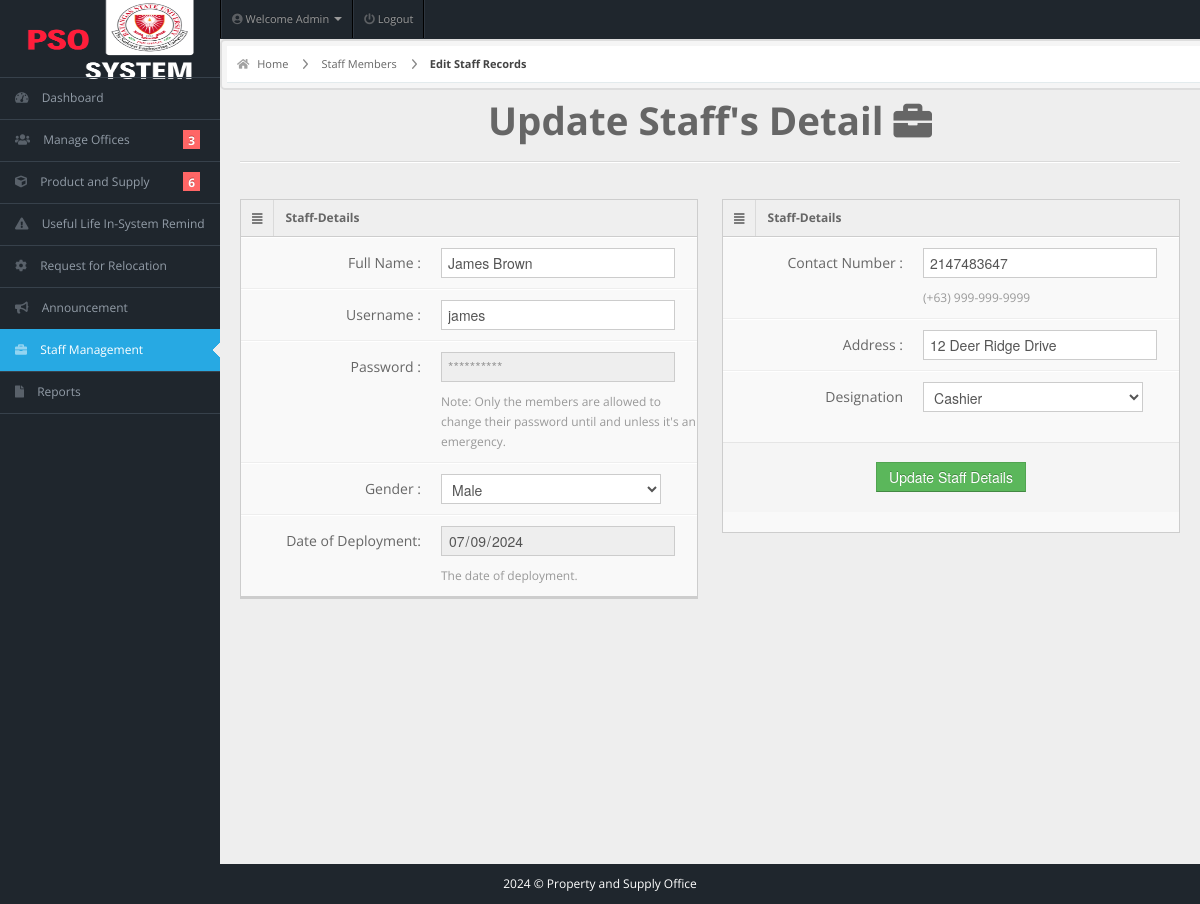
Before: /admin/edit-staff-form.php?id=3 (signed in) with the older database file.
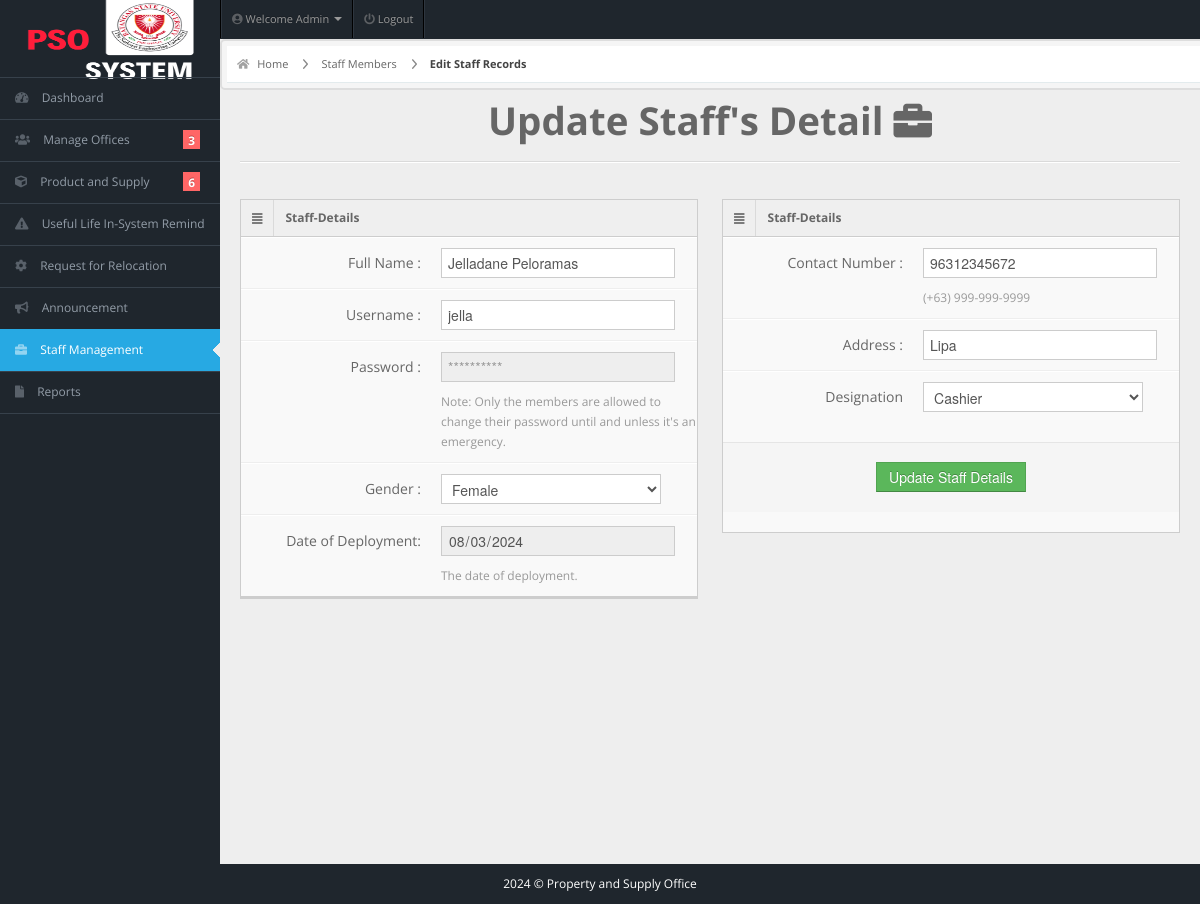
After: the same page with the newer database file.
### tables this page shows
CREATE TABLE IF NOT EXISTS `staffs` (
  `user_id` int NOT NULL AUTO_INCREMENT,
  `username` varchar(50) NOT NULL,
  `password` varchar(50) NOT NULL,
  `email` varchar(50) NOT NULL,
  `fullname` varchar(50) NOT NULL,
  `address` varchar(20) NOT NULL,
  `profile_picture` varchar(255) DEFAULT NULL,
  `designation` varchar(20) NOT NULL,
  `gender` varchar(10) NOT NULL,
  `contact` bigint NOT NULL,
  `dor` date NOT NULL,
  PRIMARY KEY (`user_id`)
);

### admin/edit-staff-form.php (the view, shortened to what the changed rows need)
<!DOCTYPE html>
<html lang="en">
<head>
  <link rel="stylesheet" href="../css/bootstrap.min.css" />
  <link rel="stylesheet" href="../css/bootstrap-responsive.min.css" />
  <link rel="stylesheet" href="../css/fullcalendar.css" />
  <link rel="stylesheet" href="../css/matrix-style.css" />
  <link rel="stylesheet" href="../css/matrix-media.css" />
  <link href="../font-awesome/css/fontawesome.css" rel="stylesheet" />
  <link href="../font-awesome/css/all.css" rel="stylesheet" />
  <link rel="stylesheet" href="../css/jquery.gritter.css" />
</head>
<body>
  <?php $page = 'staff-management';
  include 'includes/sidebar.php' ?>
  <?php
  $id = $_GET['id'];
  $qry = "select * from staffs where user_id='$id'";
  $result = mysqli_query($conn, $qry);
  while ($row = mysqli_fetch_array($result)) {
  ?>
    <div id="content">
      <div id="content-header">
        <div id="breadcrumb"> <a href="index.php" title="Go to Home" class="tip-bottom"><i class="fas fa-home"></i> Home</a>
          <a href="staffs.php" class="tip-bottom">Staff Members</a>
          <a href="#" class="current">Edit Staff Records</a>
        </div>
      </div>
      <div class="container-fluid">
        <h1 class="text-center">Update Staff's Detail <i class="fas fa-briefcase"></i></h1>
        <hr>
        <div class="row-fluid">
          <div class="span6">
            <div class="widget-box">
              <div class="widget-title"> <span class="icon"> <i class="fas fa-align-justify"></i> </span>
                <h5>Staff-Details</h5>
              </div>
              <div class="widget-content nopadding">
                <form action="edit-staff-req.php" method="POST" class="form-horizontal">
                  <div class="control-group">
                    <label class="control-label">Full Name :</label>
                    <div class="controls">
                      <input type="text" class="span11" name="fullname" value='<?php echo $row['fullname']; ?>' />
                    </div>
                  </div>
                  <div class="control-group">
                    <label class="control-label">Username :</label>
                    <div class="controls">
                      <input type="text" class="span11" name="username" value='<?php echo $row['username']; ?>' />
                    </div>
                  </div>
                  <div class="control-group">
                    <label class="control-label">Password :</label>
                    <div class="controls">
                      <input type="password" class="span11" name="password" disabled="" placeholder="**********" />
                      <span class="help-block">Note: Only the members are allowed to change their password until and unless it's an emergency.</span>
                    </div>
                  </div>
                  <div class="control-group">
                    <label class="control-label">Gender :</label>
                    <div class="controls">
                      <select name="gender" required="required" id="select">
                        <option value="Male" <?php echo $row['gender'] == 'Male' ? 'selected' : ''; ?>>Male</option>
                        <option value="Female" <?php echo $row['gender'] == 'Female' ? 'selected' : ''; ?>>Female</option>
                      </select>
                    </div>
                  </div>
                  <div class="control-group">
                    <label class="control-label">Date of Deployment:</label>
                    <div class="controls">
                      <input type="date" name="date" value='<?php echo $row['dor']; ?>' class="span11" readonly />
                      <span class="help-block">The date of deployment.</span>
                    </div>
                  </div>
              </div>
              <div class="widget-content nopadding">
                <div class="widget-content nopadding">
                </div>
              </div>
            </div>
          </div>
          <div class="span6">
            <div class="widget-box">
              <div class="widget-title"> <span class="icon"> <i class="fas fa-align-justify"></i> </span>
                <h5>Staff-Details</h5>
              </div>
              <div class="widget-content nopadding">
                <div class="form-horizontal">
                  <div class="control-group">
                    <label for="contact" class="control-label">Contact Number :</label>
                    <div class="controls">
                      <input type="number" id="contact" name="contact" value='<?php echo htmlspecialchars($row['contact']); ?>' class="span11 mask text" maxlength="11" pattern="\d{11}" placeholder="Enter 11-digit number" title="Please enter a 11-digit number" />
                      <span class="help-block">(+63) 999-999-9999</span>
                    </div>
                  </div>
                  <div class="control-group">
                    <label class="control-label">Address :</label>
                    <div class="controls">
                      <input type="text" class="span11" name="address" value='<?php echo $row['address']; ?>' />
                    </div>
                  </div>
                  <div class="control-group">
                    <label class="control-label">Designation</label>
                    <div class="controls">
                      <select name="designation" id="designation">
                        <option value="Cashier">Cashier</option>
                      </select>
                    </div>
                  </div>
                </div>
                <div class="form-actions text-center">
                  <button type="submit" class="btn btn-success">Update Staff Details</button>
                </div>
              </div>
            <?php
          }
            ?>
            </div>
          </div>
        </div>
      </div>
    </div>
</body>
</html>

Changed rows visible on the page:
changed staffs: fullname "James Brown" → "Jelladane Peloramas"; username "james" → "jella"; gender "Male" → "Female"; date "07/09/2024" → "08/03/2024"; contact "2147483647" → "96312345672"; address "12 Deer Ridge Drive" → "Lipa"
